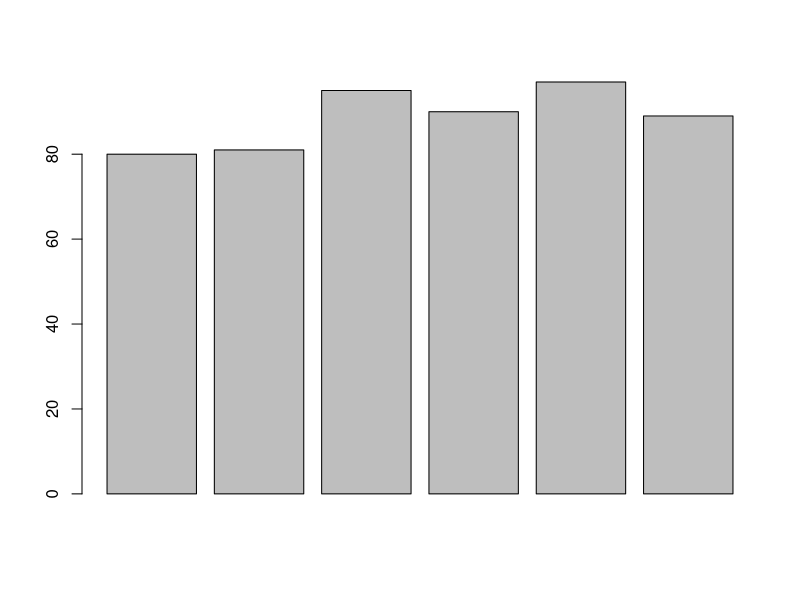

This chart was generated by the following R code:
names<-c('kiran','yella','naveen','ganesh','teja','harsha')
age<-c(18,21,19,20,22,20)
marks<-c(80,81,95,90,97,89)
df<-data.frame(names,age,marks)
barplot(marks)
